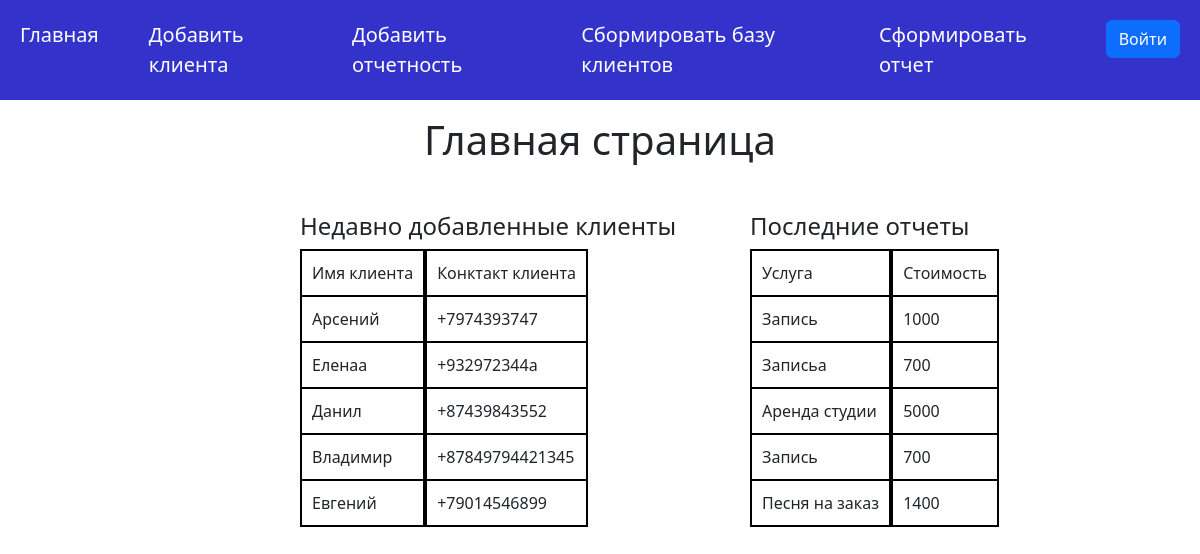
The page / on the database its author committed.
### app.py (models this page shows, shortened)
class AddClient(db.Model):
    id = db.Column(db.Integer, primary_key = True)
    name = db.Column(db.String(100), nullable = False)
    contact = db.Column(db.String(150), unique=True, nullable = False)

class Report(db.Model):
    id = db.Column(db.Integer, primary_key = True)
    client_id = db.Column(db.Integer(), db.ForeignKey('add_client.id'))
    service = db.Column(db.String(150), nullable = False)
    service_price = db.Column(db.Integer(), nullable = False)
    date = db.Column(db.DateTime, nullable = False)

### app.py (the view)
@app.route('/')
def index():
    addclient = AddClient.query.all()
    reports = Report.query.all()
    return render_template("index.html", addclient=addclient, reports=reports)

### templates/index.html (shortened to what this page needs)
{% extends 'base.html' %}
{% block body %}
    <h1>Главная страница</h1>
    <div class="index-wrapper">
        <div class="index-container">
            <h4>Недавно добавленные клиенты</h2>
                <div class="index-info-container">
                    <div class="index-info-column">
                        <div class="index-info-row">Имя клиента</div>
                        <div class="index-info-row">{{ addclient[-1].name }}</div>
                        <div class="index-info-row">{{ addclient[-2].name }}а</div>
                        <div class="index-info-row">{{ addclient[-3].name }}</div>
                        <div class="index-info-row">{{ addclient[-4].name }}</div>
                        <div class="index-info-row">{{ addclient[-5].name }}</div>
                    </div>
                    <div class="index-info-column">
                        <div class="index-info-row">Конктакт клиента</div>
                        <div class="index-info-row">{{ addclient[-1].contact }}</div>
                        <div class="index-info-row">{{ addclient[-2].contact }}а</div>
                        <div class="index-info-row">{{ addclient[-3].contact }}</div>
                        <div class="index-info-row">{{ addclient[-4].contact }}</div>
                        <div class="index-info-row">{{ addclient[-5].contact }}</div>
                    </div>
                </div>
        </div>
        <div class="index-container">
            <h4>Последние отчеты</h2>
                <div class="index-info-container">
                    <div class="index-info-column">
                        <div class="index-info-row">Услуга</div>
                        <div class="index-info-row">{{ reports[-1].service }}</div>
                        <div class="index-info-row">{{ reports[-2].service }}а</div>
                        <div class="index-info-row">{{ reports[-3].service }}</div>
                        <div class="index-info-row">{{ reports[-4].service }}</div>
                        <div class="index-info-row">{{ reports[-5].service }}</div>
                    </div>
                    <div class="index-info-column">
                        <div class="index-info-row">Стоимость</div>
                        <div class="index-info-row">{{ reports[-1].service_price }}</div>
                        <div class="index-info-row">{{ reports[-2].service_price }}</div>
                        <div class="index-info-row">{{ reports[-3].service_price }}</div>
                        <div class="index-info-row">{{ reports[-4].service_price }}</div>
                        <div class="index-info-row">{{ reports[-5].service_price }}</div>
                    </div>
        </div>
    </div>
{% endblock %}

### templates/base.html (shortened to what this page needs)
<!doctype html>
<html lang="ru">
<head>
    <link rel="stylesheet" href="{{ url_for('static', filename='css/main.css') }}">
    <link href="https://cdn.jsdelivr.net/npm/bootstrap@5.3.2/dist/css/bootstrap.min.css" rel="stylesheet">
</head>
<body>
    <header>
        <ul class="menu">
            <li class="nav-item active menu-item"><a href="/" class = "nav-link">Главная</a></li>
            <li class="nav-item active menu-item"><a href="/addclient" class = "nav-link">Добавить клиента</a></li>
            <li class="nav-item active menu-item"><a href="/report" class = "nav-link">Добавить отчетность</a></li>
            <li class="nav-item active menu-item"><a href="/create-report-clients" class = "nav-link">Сбормировать базу клиентов</a></li>
            <li class="nav-item active menu-item"><a href="/create-report" class = "nav-link">Сформировать отчет</a></li>
            <a href="/login"><button type="button" class="btn btn-primary">Войти</button></a>
        </ul>
    </header>
    {% block body %}{% endblock %}
</body>
</html>

### static/css/main.css (style rules this page uses)
ul { list-style: none; margin: 0; padding-left: 0; }
a { text-decoration: none; }
.menu { display: flex; justify-content: center; background: #3333CC; padding: 20px; }
.menu-item { padding-right: 50px; }
.menu-item a { font-size: 20px; color: white; }
h1 { text-align: center; padding-bottom: 20px; }
.index-container { display: flex; justify-content: space-around; width: 80%; margin: 0 auto; padding-top: 20px; }
.index-wrapper { display: flex; margin-left: 300px; }
.index-info-container { display: flex; }
.index-container { flex-direction: column; }
.index-info-column { border: 1px solid black; }
.index-info-row { padding: 10px; border: 1px solid black; }

### rows shown on the page
AddClient: name "Арсений", contact "+7974393747"
AddClient: name "Елена", contact "+932972344"
AddClient: name "Данил", contact "+87439843552"
AddClient: name "Владимир", contact "+87849794421345"
AddClient: name "Евгений", contact "+79014546899"
Report: service "Запись", service_price "1000"
Report: service "Запись", service_price "700"
Report: service "Аренда студии", service_price "5000"
Report: service "Запись", service_price "700"
Report: service "Песня на заказ", service_price "1400"
